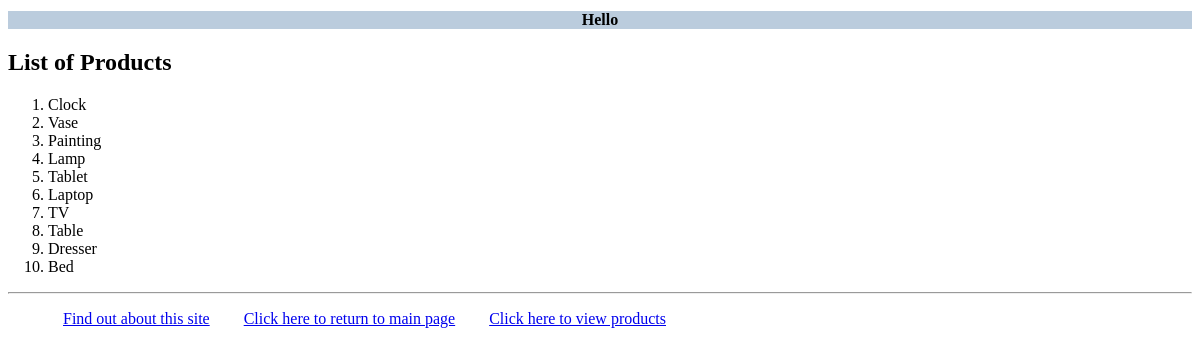
The page /myapp/products/ on the database its author committed.
### myapp/models.py (models this page shows, shortened)
class Product(models.Model):
    category = models.ForeignKey(Category, related_name='products',on_delete=models.CASCADE)
    name = models.CharField(max_length=200)
    price = models.DecimalField(max_digits=10, decimal_places=2)
    stock = models.PositiveIntegerField(default=100)
    available = models.BooleanField(default=True)
    description = models.TextField(blank=True, default='')
    interested = models.PositiveIntegerField(default=0)

### myapp/views.py (the view)
# urls.py: path(r'products/',views.products,name='products'),
def products(request):
    prodlist = Product.objects.all().order_by('id')[:10]
    return render(request,'myapp/products.html', {'prodlist': prodlist})

### myapp/templates/myapp/products.html (shortened to what this page needs)
<!DOCTYPE html>
<html lang="en">
<head>
</head>
<body>
{% extends 'myapp/base.html' %}
{% block body_block %}
    {% if prodlist %}
    <h2>List of Products</h2>
    <ol>
        {% for product  in prodlist %}
            <li> {{ product.name}} </li>
        {% endfor %}
    </ol>
{% else %}
    <strong>There are no available products!</strong>
{% endif %}
{% endblock %}

### rows shown on the page
Product: name "Clock"
Product: name "Vase"
Product: name "Painting"
Product: name "Lamp"
Product: name "Tablet"
Product: name "Laptop"
Product: name "TV"
Product: name "Table"
Product: name "Dresser"
Product: name "Bed"
